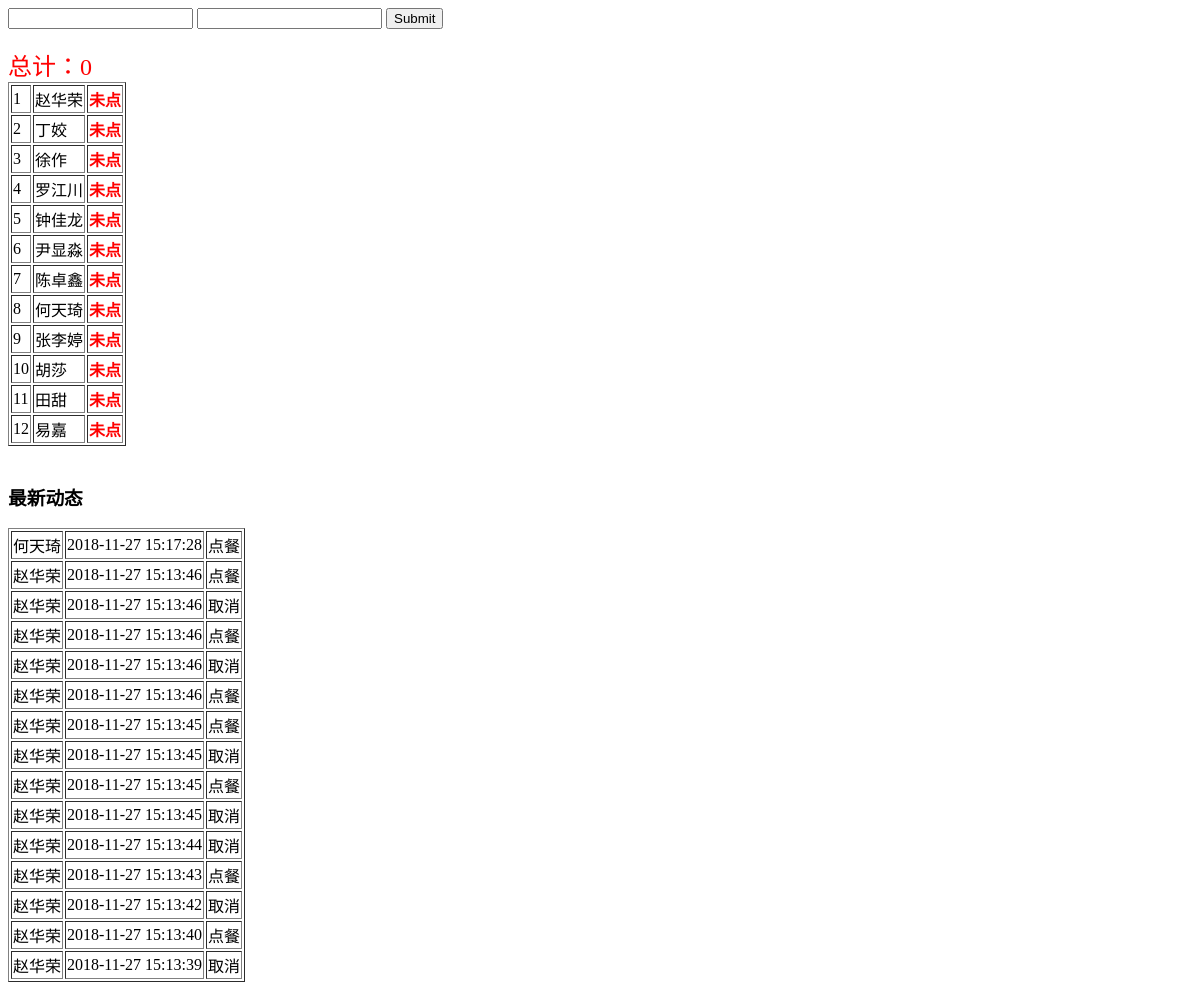
The app's page /view/index.php, older data.
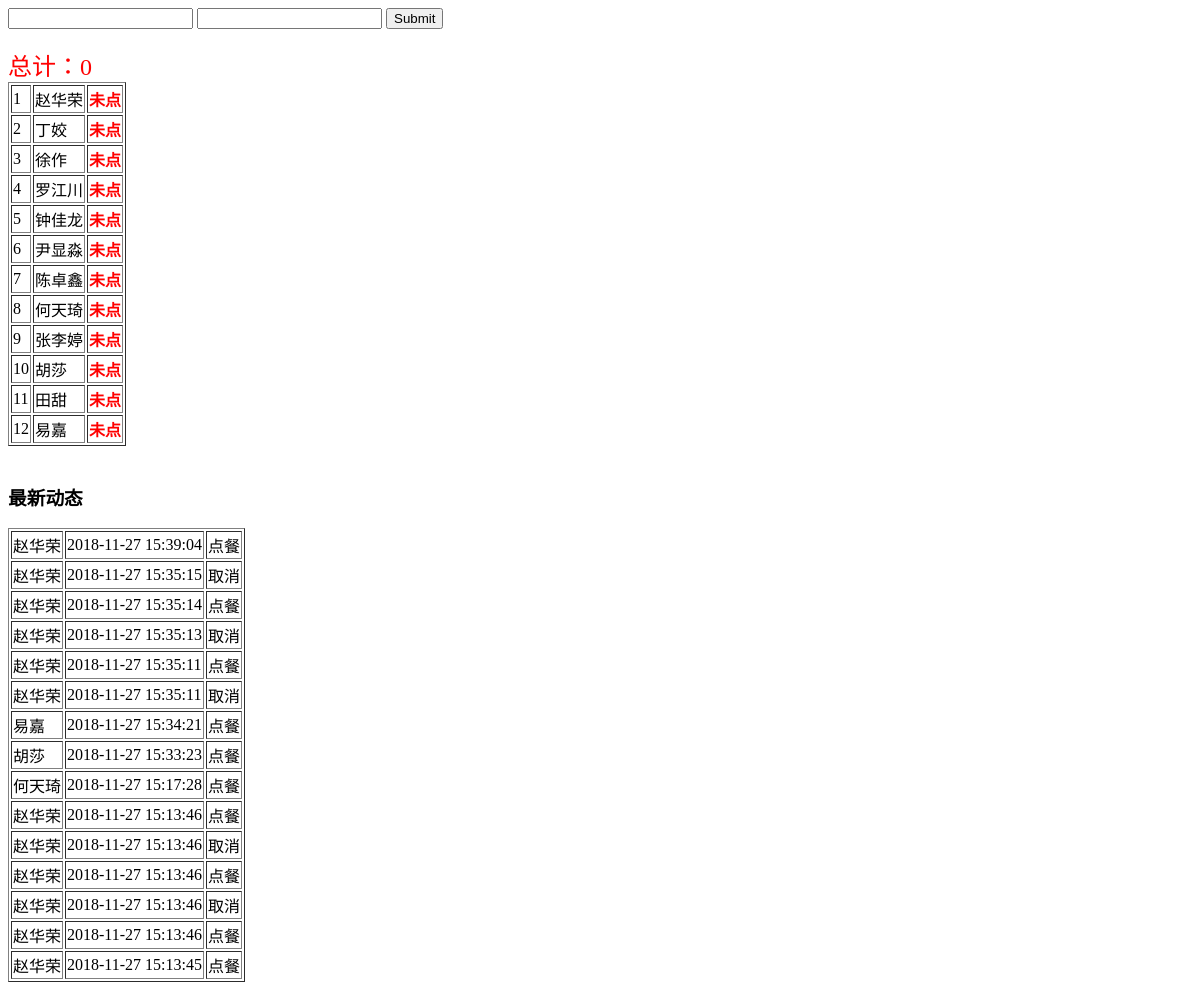
The same page, newer data.
### tables this page shows
CREATE TABLE "lunch_user" (
	`id`	INTEGER PRIMARY KEY AUTOINCREMENT,
	`name`	TEXT NOT NULL UNIQUE,
	`password`	TEXT NOT NULL,
	`status`	INTEGER DEFAULT 0
);

CREATE TABLE "lunch_ret" (
	`id`	INTEGER PRIMARY KEY AUTOINCREMENT UNIQUE,
	`user_id`	INTEGER NOT NULL,
	`time`	TEXT,
	`operation`	INTEGER NOT NULL
);

### db/class_mysqlite.php (called while the page is built, shortened)
<?php
   require_once("../define/define.php");
   class MySQLite extends SQLite3
   {
      public function getAllUserInfo()
      {
         $arrayRet = array();
         $sql =<<<EOF
         SELECT * FROM lunch_user;
EOF;
         $ret = $this->query($sql);
         while($row = $ret->fetchArray(SQLITE3_ASSOC))
         {
            $user = new UserInfo($row['id'], $row['name'], $row['status']);
            array_push($arrayRet, $user);
         }
         return $arrayRet;
      }
      public function getLastRecord()
      {
         $arrayRet = array();
         $sql =<<<EOF
            SELECT * FROM lunch_ret ORDER BY time DESC LIMIT 0,15
EOF;
         $ret = $this->query($sql);
         while($row = $ret->fetchArray(SQLITE3_ASSOC) )
         {
            $record = new LunchInfo($row['id'], $row['user_id'], $row['time'], $row['operation']);
            array_push($arrayRet, $record);
         }
         return $arrayRet;
      }
   }
?>

### define/define.php (called while the page is built, shortened)
<?php
class UserInfo
{
	private $m_userName;
	function __construct($id, $name, $status)
	{
		$this->m_userName = $name;
	}
	function getUserName()
	{
		return $this->m_userName;
	}
}
class LunchInfo
{
	private $mUserID;
	private $mTime;
	private $mStatus;
	function __construct($id, $userID, $time, $status)
	{
		$this->mUserID = $userID;
		$this->mTime = $time;
		$this->mStatus = $status;
	}
	function getUserID()
	{
		return $this->mUserID;
	}
	function getTime()
	{
		return $this->mTime;
	}
	function getStatus()
	{
		return $this->mStatus;
	}
}
?>

### view/index.php (the view, shortened to what this page needs)
<?php
	require_once("../db/class_mysqlite.php");
?>
<!DOCTYPE html>
<html>
	<head>
	</head>
	<body>
		<?php
		if(!isset($_SESSION['userid']))
		{
			echo "<form action=\"../action/login.php\" method=\"post\"> <input type=\"text\" name=\"username\"/> <input type=\"password\" name=\"password\"/> <input type=\"submit\" name=\"btn_login\"/> </form>";
		}
		?>
		<br/>
		<?php
			$userIDAndName = array();
			$my = MySQLite::getInstance();
			$allUserInfo = $my->getAllUserInfo();
			$userTableString = "<table border='1'>";
			$countHaveLunch = 0;
			for($i = 0; $i < count($allUserInfo); $i ++)
			{
				$userIDAndName[$allUserInfo[$i]->getID()] = $allUserInfo[$i]->getUserName();
				$status_text = "<font color='red'><B>未点</B></font>";
				$userTableString .= "<tr>";
				$userTableString .= "<td>".($i+1)."</td><td>".$allUserInfo[$i]->getUserName()."</td><td>".$status_text."</td>";
				$userTableString .= "</tr>";
			}
			$userTableString .= "</table>";
			echo "<font color=red size=5>总计：".$countHaveLunch."</font>";
			echo $userTableString;
			$allRecord = $my->getLastRecord();
			echo "<br/><h3>最新动态</h3>";
			$RecordString = "<table border='1'>";
			for($i = 0; $i < count($allRecord); $i ++)
			{
				$status = ($allRecord[$i]->getStatus() == 0) ? "取消" : "点餐";
				$RecordString .= "<tr>";
				$RecordString .= "<td>".$userIDAndName[$allRecord[$i]->getUserID()]."</td><td>".$allRecord[$i]->getTime()."</td><td>".$status."</td>";
				$RecordString .= "</tr>";
			}
			$RecordString .= "</table>";
			echo $RecordString;
		?>
	</body>
</html>

Row changes from the older to the newer data that the page shows:
no longer on this page (row unchanged): lunch_ret: user "赵华荣", time "2018-11-27 15:13:45", operation "取消"
no longer on this page (row unchanged): lunch_ret: user "赵华荣", time "2018-11-27 15:13:45", operation "点餐"
no longer on this page (row unchanged): lunch_ret: user "赵华荣", time "2018-11-27 15:13:45", operation "取消"
no longer on this page (row unchanged): lunch_ret: user "赵华荣", time "2018-11-27 15:13:44", operation "取消"
no longer on this page (row unchanged): lunch_ret: user "赵华荣", time "2018-11-27 15:13:43", operation "点餐"
no longer on this page (row unchanged): lunch_ret: user "赵华荣", time "2018-11-27 15:13:42", operation "取消"
no longer on this page (row unchanged): lunch_ret: user "赵华荣", time "2018-11-27 15:13:40", operation "点餐"
no longer on this page (row unchanged): lunch_ret: user "赵华荣", time "2018-11-27 15:13:39", operation "取消"
added lunch_ret: user "赵华荣", time "2018-11-27 15:39:04", operation "点餐"
added lunch_ret: user "赵华荣", time "2018-11-27 15:35:15", operation "取消"
added lunch_ret: user "赵华荣", time "2018-11-27 15:35:14", operation "点餐"
added lunch_ret: user "赵华荣", time "2018-11-27 15:35:13", operation "取消"
added lunch_ret: user "赵华荣", time "2018-11-27 15:35:11", operation "点餐"
added lunch_ret: user "赵华荣", time "2018-11-27 15:35:11", operation "取消"
added lunch_ret: user "易嘉", time "2018-11-27 15:34:21", operation "点餐"
added lunch_ret: user "胡莎", time "2018-11-27 15:33:23", operation "点餐"
